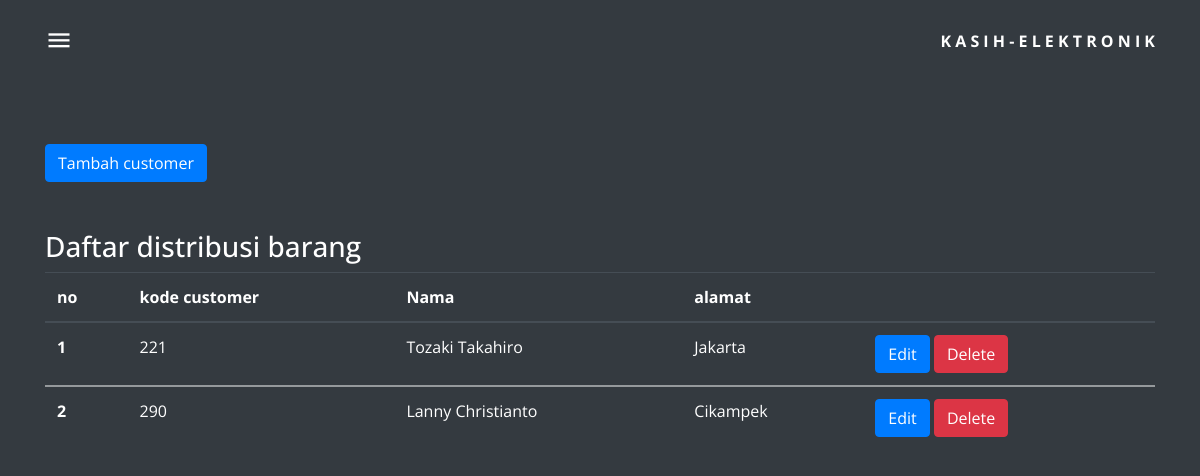
/customer.php, run on the app's committed database.
### tables this page shows
CREATE TABLE `customer` (
  `id_customer` int(11) NOT NULL,
  `nama_customer` varchar(50) NOT NULL,
  `alamat` text NOT NULL
);

### connection.php (called while the page is built, shortened)
<?php
    class Connection{
        public function get_connection(){
            $host = "localhost";
            $user = "root";
            $password = "";
            $dbname = "tokoelektronik";
            $connect = new mysqli($host, $user, $password, $dbname);
            return $connect;
        }
    }
?>

### model-customer.php (called while the page is built, shortened)
<?php
    include 'connection.php';
    class Model extends Connection
    {
        public function __construct()
        {
            $this->conn = $this->get_connection();
        }
        public function tampil_data()
        {
            $sql = "SELECT * FROM customer";
            $bind = $this->conn->query($sql);
            while ($obj = $bind->fetch_object()) {
                $baris[] = $obj;
            }
            if (!empty($baris)) {
                return $baris;
            }
        }
    }

### customer.php (the view, shortened to what this page needs)
<?php
    include 'model-customer.php';
    $model = new Model();
    $index = 1;
    $result = $model->tampil_data("SELECT * FROM customer");
?>
<!doctype html>
<html lang="en">
  <head>
    <link rel="stylesheet" href="barang/fonts/icomoon/style.css">
    <link rel="stylesheet" href="barang/css/owl.carousel.min.css">
    <link rel="stylesheet" href="barang/css/bootstrap.min.css">
    <link rel="stylesheet" href="barang/css/style.css">
	<link rel="stylesheet" type="text/css" href="//cdn.datatables.net/1.10.11/css/jquery.dataTables.min.css">
  </head>
  <body class="bg-dark">
      <header class="site-navbar site-navbar-target py-4" role="banner">
        <div class="container">
          <div class="row align-items-center position-relative">
            <div class="col-3 ml-auto text-right order-2">
              <div class="site-logo">
                <a href="index.php" class="font-weight-bold text-white">K a s i h - E l e k t r o n i k</a>
              </div>
            </div>
            <div class="col-9 order-1 text-left mr-auto">
              <span class="d-inline-block d-lg-block"><a href="#" class="text-black site-menu-toggle js-menu-toggle py-5"><span class="icon-menu h3 text-white"></span></a></span>
            </div>
          </div>
        </div>
      </header>
      <div class="hero">
        <div class="col-md-12 col-lg-12 col-sm-12 col-xs-12">
            <div class="white-box">
    <div class="container-fluid">
        <div class="container">
                <br>
                <br>
                <br>
                <br>
                <a href="tambah_customer.php" class="btn btn-primary my-5">Tambah customer</a>
                <h3 class="text-white">Daftar distribusi barang</h3>
                <table class="table table-hover table-dark">
                    <thead>
                        <tr>
                            <th scope="col">no</th>
                            <th scope="col">kode customer</th>
                            <th scope="col">Nama</th>
                            <th scope="col">alamat</th>
                            <th scope="col"></th>
                        </tr>
                    </thead>
                    <?php
                        $result = $model->tampil_data(); if (!empty($result)) {
                        foreach ($result as $data) : ?>
                    <tbody>
                        <tr>
                            <th scope="row"><?= $index ?></th>
                            <td scope="row"><?= $data->id_customer ?></td>
                            <td scope="row"><?= $data->nama_customer ?></td>
                            <td scope="row"><?= $data->alamat?></td>
                            <td scope="row">
                                <a href="edit_customer.php?id_customer=<?= $data->id_customer ?>" class="btn btn-primary">Edit</a>
                                <a href="process_customer.php?id_customer=<?= $data->id_customer?>" class="btn btn-danger text-white" onclick="return confirm('Apakah Anda Yakin ? ')">Delete</a>
                            </td>
                        </tr>
                        <?php $index++ ?>
                        <?php endforeach; } else { ?>
                        <tr>
                            <td colspan="9">Belum ada data customer.</td>
                        </tr>
                        <?php } ?>
                    </tbody>
                </table>
        </div>
    </div>
        </div>
  </div>
</div>
  </body>
</html>

### barang/css/style.css (style rules this page uses)
body { font-family: "Open Sans", -apple-system, BlinkMacSystemFont, "Segoe UI", Roboto, "Helvetica Neue", Arial, "Noto Sans", sans-serif, "Apple Color Emoji", "Segoe UI Emoji", "Segoe UI Symbol", "Noto Color Emoji"; background-color: #fff; height: 200vh; position: relative; }
body:before { content: ""; position: absolute; top: 0; left: 0; right: 0; bottom: 0; background: rgba(0, 0, 0, 0.5); -webkit-transition: .3s all ease; -o-transition: .3s all ease; transition: .3s all ease; opacity: 0; visibility: hidden; z-index: 1; }
h1, h2, h3, h4, h5, h6, .h1, .h2, .h3, .h4, .h5, .h6 { font-family: "Open Sans", -apple-system, BlinkMacSystemFont, "Segoe UI", Roboto, "Helvetica Neue", Arial, "Noto Sans", sans-serif, "Apple Color Emoji", "Segoe UI Emoji", "Segoe UI Symbol", "Noto Color Emoji"; }
a { -webkit-transition: .3s all ease; -o-transition: .3s all ease; transition: .3s all ease; }
a, a:hover { text-decoration: none !important; }
.hero { height: 100vh; width: 100%; background-size: cover; background-position: center center; background-repeat: no-repeat; }
.site-navbar { margin-bottom: 0px; z-index: 1999; position: relative; top: 0; width: 100%; padding: 1rem; position: absolute; }
.site-navbar .site-logo { margin: 0; padding: 0; font-size: 1rem; }
.site-navbar .site-logo a { text-transform: uppercase; color: #000; font-family: "Open Sans", -apple-system, BlinkMacSystemFont, "Segoe UI", Roboto, "Helvetica Neue", Arial, "Noto Sans", sans-serif, "Apple Color Emoji", "Segoe UI Emoji", "Segoe UI Symbol", "Noto Color Emoji"; }

### data on the page
customer: id_customer "221", nama_customer "Tozaki Takahiro", alamat "Jakarta"
customer: id_customer "290", nama_customer "Lanny Christianto", alamat "Cikampek"
